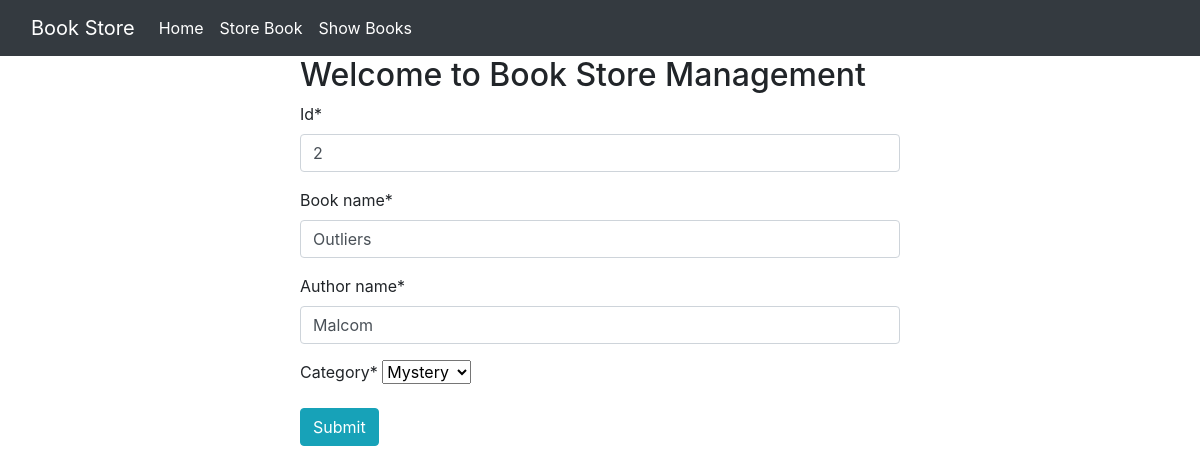
The page /edit_book/2 on the database its author committed.
### book/models.py (models this page shows)
class BookStoreModel(models.Model):
    CATEGORY = (
    ('Mystery', 'Mystery'),
    ('Thriller', 'Thriller'),
    ('Sci-Fi', 'Sci-Fi'),
    ('Humor', 'Humor'),
    ('Horror', 'Horror'),
    )
    id = models.IntegerField(primary_key = True)
    book_name = models.CharField(max_length=30)
    author_name = models.CharField(max_length=30)
    category = models.CharField(max_length=30,choices = CATEGORY)
    first_pub = models.DateTimeField(auto_now_add = True)
    last_pub  = models.DateTimeField(auto_now=True)

### book/views.py (the view)
# urls.py: path('edit_book/<int:id>',views.edit_book,name='edit_book'),
def edit_book(request,id):
    book = BookStoreModel.objects.get(pk = id)
    form = BookStoreForm(instance = book)
    if request.method == 'POST':
     form = BookStoreForm(request.POST,instance = book)
     if form.is_valid():
        form.save()
        return redirect('show_books')
    return render(request, 'store_book.html',{'form':form})

### book/forms.py
class BookStoreForm(forms.ModelForm):
    class Meta:
        model = BookStoreModel
        fields = ['id','book_name','author_name','category']

### book/templates/store_book.html (shortened to what this page needs)
{% extends 'base.html' %}
{% load crispy_forms_tags %}
{% block content %}
<div style="width:50%; margin:auto;">
    <h2> Welcome to Book Store Management</h2>
    <form method="post">
        {{form|crispy}}
    <button class="btn btn-info" type="submit">Submit</button>
    </form>
</div>
{% endblock %}

### rows shown on the page
BookStoreModel: id "2", book_name "Outliers", author_name "Malcom", category "Mystery"
